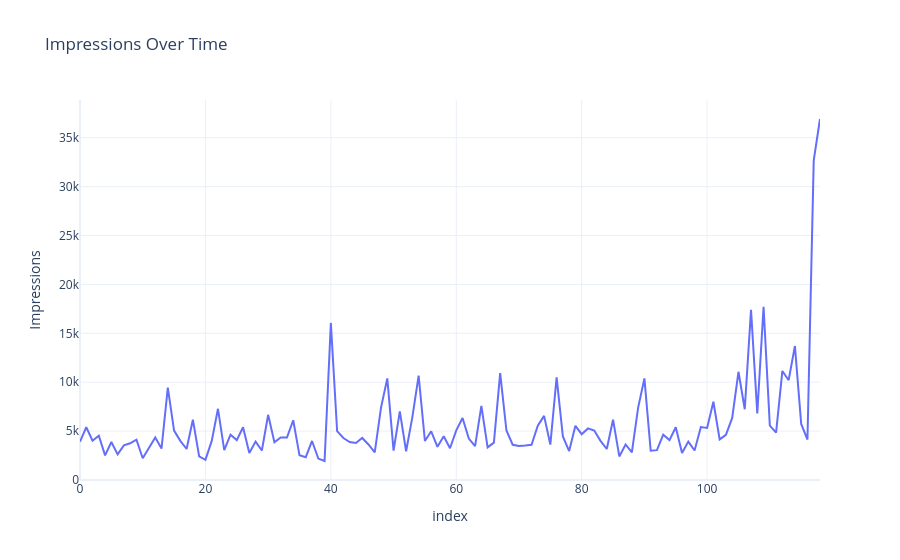

The notebook cell this image was saved under:
### Markdown cell above
### 7. look at the number of impressions on each post over time

### Code cell
fig = px.line(data, x= data.index, 
              y='Impressions', 
              title='Impressions Over Time')
fig.show()

### Figure 1 — Plotly figure (JSON) as saved in the notebook; plotly's stock layout.template omitted (floating-point values rounded to 4 significant figures)
{"data": [{"hovertemplate": "index=%{x}<br>Impressions=%{y}<extra></extra>", "legendgroup": "", "line": {"color": "#636efa", "dash": "solid"}, "marker": {"symbol": "circle"}, "mode": "lines", "name": "", "orientation": "v", "showlegend": false, "type": "scatter", "x": [0, 1, 2, 3, 4, 5, 6, 7, 8, 9, 10, 11, 12, 13, 14, 15, 16, 17, 18, 19, 20, 21, 22, 23, 24, 25, 26, 27, 28, 29, 30, 31, 32, 33, 34, 35, 36, 37, 38, 39, 40, 41, 42, 43, 44, 45, 46, 47, 48, 49, 50, 51, 52, 53, 54, 55, 56, 57, 58, 59, 60, 61, 62, 63, 64, 65, 66, 67, 68, 69, 70, 71, 72, 73, 74, 75, 76, 77, 78, 79, 80, 81, 82, 83, 84, 85, 86, 87, 88, 89, 90, 91, 92, 93, 94, 95, 96, 97, 98, 99, 100, 101, 102, 103, 104, 105, 106, 107, 108, 109, 110, 111, 112, 113, 114, 115, 116, 117, 118], "xaxis": "x", "y": [3920, 5394, 4021, 4528, 2518, 3884, 2621, 3541, 3749, 4115, 2218, 3234, 4344, 3216, 9453, 5055, 4002, 3169, 6168, 2407, 2064, 3973, 7281, 3052, 4628, 4082, 5394, 2766, 3924, 3015, 6666, 3854, 4355, 4343, 6108, 2523, 2327, 3990, 2191, 1941, 16062, 4998, 4289, 3880, 3786, 4298, 3630, 2826, 7407, 10386, 2998, 7018, 2941, 6432, 10667, 3988, 4978, 3388, 4467, 3246, 5072, 6339, 4239, 3454, 7571, 3333, 3818, 10933, 5058, 3601, 3480, 3525, 3606, 5542, 6559, 3623, 10493, 4446, 2957, 5538, 4681, 5273, 5055, 4002, 3169, 6168, 2407, 3630, 2826, 7407, 10386, 2998, 3052, 4628, 4082, 5394, 2766, 3924, 3015, 5409, 5323, 8001, 4150, 4609, 6348, 11068, 7231, 17396, 6814, 17713, 5563, 4842, 11149, 10206, 13700, 5731, 4139, 32695, 36919], "yaxis": "y"}], "layout": {"legend": {"tracegroupgap": 0}, "title": {"text": "Impressions Over Time"}, "xaxis": {"anchor": "y", "domain": [0, 1], "title": {"text": "index"}}, "yaxis": {"anchor": "x", "domain": [0, 1], "title": {"text": "Impressions"}}}}
